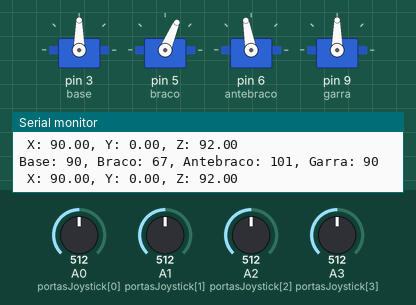
The sketch below on a simulated Arduino Uno, built with avr-gcc and run on an emulated ATmega328P. On the bench: 4 × servo, the last lines printed to the serial monitor. The test bench sets the inputs (shaded band); at power-on: A0 (portasJoystick[0]) = 512, A1 (portasJoystick[1]) = 512, A2 (portasJoystick[2]) = 512, A3 (portasJoystick[3]) = 512.

Above: at 4.2 s.
4.3 s: A0 (portasJoystick[0]) set to 586
7.3 s: A0 (portasJoystick[0]) set to 614
At 8.0 s:
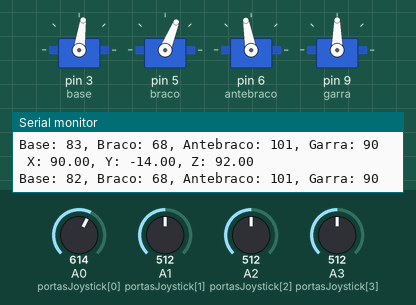
10.3 s: A1 (portasJoystick[1]) set to 716
At 11.1 s:
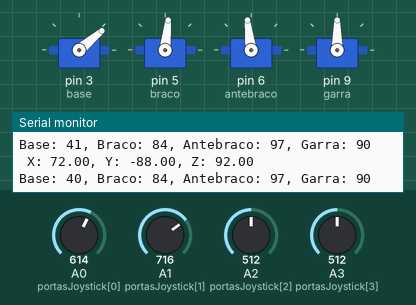
13.3 s: A2 (portasJoystick[2]) set to 591
At 16.23 s:
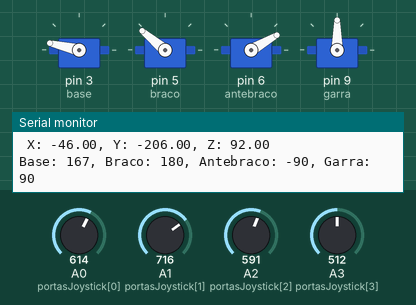
16.3 s: A2 (portasJoystick[2]) set to 616
19.3 s: A3 (portasJoystick[3]) set to 593
21.0 s: A3 (portasJoystick[3]) set to 611
At 29.8 s:
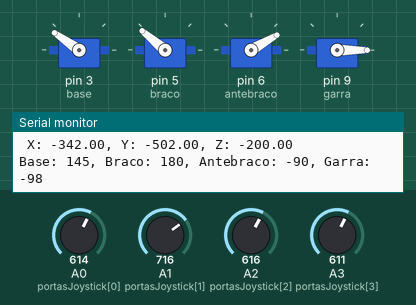
Timing chart, 0 to 65.6 s (numbered marks = the images above; inputs shaded):
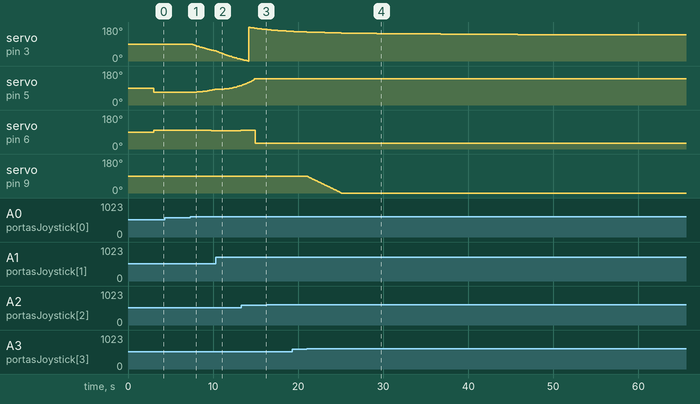

Measured:
- the behaviour switches between 600 and 601 on A3 (portasJoystick[3]) (found by bisection; images 3 and 4)
- after the input at 7.3 s, servo on pin 3 (base): moves from 90° to 53° over 2.8 s, starting after 0.13 s; servo on pin 5 (braco): moves from 67° to 83° over 2.5 s, starting after 0.38 s; servo on pin 6 (antebraco): 100° → 99° after 1.5 s, → 98° 0.51 s later, → 97° 0.51 s later
- after the input at 21.0 s, servo on pin 9 (garra): moves from 90° to 0° over 4.0 s, starting at once

The sketch:

meArm_CinematicaInversaJoystick.ino
```cpp
#include <Servo.h>
#include <math.h>

Servo base, braco, antebraco, garra;  //Declara todos os servos.

const int cBraco = 84;      //Comprimento do braço.
const int cAntebraco = 82;  //Comprimento do antebraço.
const int acel = 2;         //Aceleração do servo.

const int posInicial[] = {90, 90, 90, 90};     //Posições iniciais.
const int limiteBaixo[] = {0, 50, 30, 60};     //Limites baixos.
const int limiteAlto[] = {180, 140, 100, 90};  //Limites altos.
const int erro[] = {90, 180, -90, -40};        //Erro para cálculos.

int portasJoystick[] = {A0, A1, A2, A3, 10, 11};  //Portas analógicas dos joysticks;
int joystick[] = {0, 0, 0, 0, 0, 0};              //Leituras Joysticks.
int zonaMorta[] = {400, 600};                     //Zona morta dos Joysticks.

int angulos[] = {90, 90, 90, 90};  //Angulos dos servos.
float coordenadas[]={90, 0, 92};   //Coordenadas da garra.

void setup(){
	Serial.begin(9600);  //Inicia a comunicação serial.
  joysticksInicial();  //Declara as portas conectadas aos joysticks.
	conexoes();          //Declara as portas onde cada servo está conectado.
	escritaInicial();    //Coloca os servos nas posições iniciais.
	contagem();          //Faz uma contagem regressiva para que a garra comece a se mover.
}

void loop(){
	atualizacao();  //Atualiza os angulos de acordo com os joysticks.
  incremento();   //Suavizar o movimento dos servos.
	verificacao();  //Verifica se os ângulos estão dentro do limite permitido.
	mover();        //Move os servos.
	calcs();        //Faz os cálculos necessários para descobrir os ângulos dos servos.
	debug();        //Envia informações úteis para diagnóstico.
}

void conexoes(){
	base.attach(3);       //Conecta a base à porta 3.
	braco.attach(5);      //Conecta o braco à porta 5.
	antebraco.attach(6);  //Conecta o antebraco à porta 6.
	garra.attach(9);      //Conecta a garra à porta 9.
}

void joysticksInicial(){
	for(int i = 0; i < 4; i++){  //Declara todas as portas conectadas aos joysticks como entradas.
    pinMode(portasJoystick[i], INPUT);
  }
  for(int i = 4; i < 6; i++){
    pinMode(portasJoystick[i], INPUT_PULLUP);
  }
}

void escritaInicial(){
	base.write(posInicial[0]);       //Posiciona o servo da base na posicao inicial.
	braco.write(posInicial[1]);      //Posiciona o servo do braco na posicao inicial.
  antebraco.write(posInicial[2]);  //Posiciona o servo do antebraco na posicao inicial.
  garra.write(posInicial[3]);      //Posiciona o servo da garra na posicao inicial.
}

void contagem(){
	Serial.println("Pronto.");   //Envia a mensagem pronto para sabermos que os servos se conectaram e chegaram a posição inicial.
  Serial.print("Contagem: ");  //Inicia a Contagem para o início do roteiro.
  for(int i = 3; i > 0; i--){  //Faz a contagem regressiva.
    Serial.print(i);
    if(i!=1){
      Serial.print(", ");
    } else {
      Serial.println("");
    }
  delay(1000);
  }
}

void atualizacao(){
  for(int i = 0; i < 4; i++){
    joystick[i] = analogRead(portasJoystick[i]);
  }
  for(int i = 4; i < 6; i++){
    joystick[i] = portasJoystick[i];
  }
}

void incremento(){
  if(joystick[0]<zonaMorta[0]){
    coordenadas[1]+=acel;
  } else if(joystick[0]>zonaMorta[1]){
    coordenadas[1]-=acel;
  }
  if(joystick[1]<zonaMorta[0]){
    coordenadas[0]+=acel;
  } else if(joystick[1]>zonaMorta[1]){
    coordenadas[0]-=acel;
  }
  if(joystick[3]<zonaMorta[0]){
    coordenadas[2]+=acel;
  } else if(joystick[2]>zonaMorta[1]){
    coordenadas[2]-=acel;
  }
  if(joystick[2]<zonaMorta[0]){
    angulos[3]+=acel;
  } else if(joystick[3]>zonaMorta[1]){
    angulos[3]-=acel;
  }
}

void calcs(){
  float a = cBraco;
  float f = cAntebraco;
  float x = coordenadas[0];
  float y = coordenadas[1];
  float z = coordenadas[2];

  float s = sqrt((x*x)+(y*y));  //Calcula a menor distância entre a base e o vértice z.
  float sg = s+erro[3];         //Tira o comprimento da garra deste valor.
	float d = sqrt((sg*sg)+(z*z));  //Calcula o vetor entre a posicao final da garra e a base.

	float theta = asin(z/d) * (180.0 / PI);                          //Calcula o angulo oposto à aresta da coordenada z.
	float phi = acos(((d*d)+(f*f)-(a*a))/(2*d*f)) * (180.0 / PI);    //Calcula o angulo oposto ao antebraco do trinagulo braco, antebraco e d.
	float alpha = acos(((f*f)+(a*a)-(d*d))/(2*a*f)) * (180.0 / PI);  //Calcula o angulo oposto à d no triangulo braco, antebraco e d.
  if(alpha<10){
    alpha = 10;
  }

	float anguloBraco = - (theta + phi);          //Calcula o angulo do servo do braco.
	float anguloAntebraco = alpha + theta + phi;  //Calcula o angulo do servo do antebraco.
	float anguloBase = atan(y/x) * (180.0 / PI);  //calcula o angulo do servo da base.

	angulos[0] = ((int)anguloBase)+erro[0];      //Converte o valor para inteiro e adiciona o erro.
	angulos[1] = ((int)anguloBraco)+erro[1];  //Converte o valor para inteiro e adiciona o erro.
	angulos[2] = ((int)anguloAntebraco)+erro[2];       //Converte o valor para inteiro e adiciona o erro.
}

void verificacao(){
	for(int i = 0; i < 3; i++){
			if (angulos[i] < limiteBaixo[i]){        //Verifica se o angulo calculado é
				angulos[i] = limiteBaixo[i];           //menor que o limite e o corrige.
			} else if (angulos[i] > limiteAlto[i]){  //Verifica se o angulo calculado é
				angulos[i] = limiteAlto[i];            //maior que o limite e o corrige.
			}
	}
}

void mover(){
  base.write(angulos[0]);       //Move o servo da base.
  braco.write(angulos[1]);      //Move o servo do braco.
  antebraco.write(angulos[2]);  //Move o servo do antebraco.
  garra.write(angulos[3]);      //Move o servo da garra.
}

void debug(){
  Serial.println();
  Serial.print(" X: ");          //Escreve no monitor serial uma série
  Serial.print(coordenadas[0]);  //de valores úteis para diagnosticar
  Serial.print(", Y: ");         //o funcionamento da garra.
  Serial.print(coordenadas[1]);
  Serial.print(", Z: ");
  Serial.println(coordenadas[2]);
  Serial.print("Base: ");
  Serial.print(angulos[0]);
  Serial.print(", Braco: ");
  Serial.print(angulos[1]);
  Serial.print(", Antebraco: ");
  Serial.print(angulos[2]);
  Serial.print(", Garra: ");
  Serial.println(angulos[3]);
}
```
